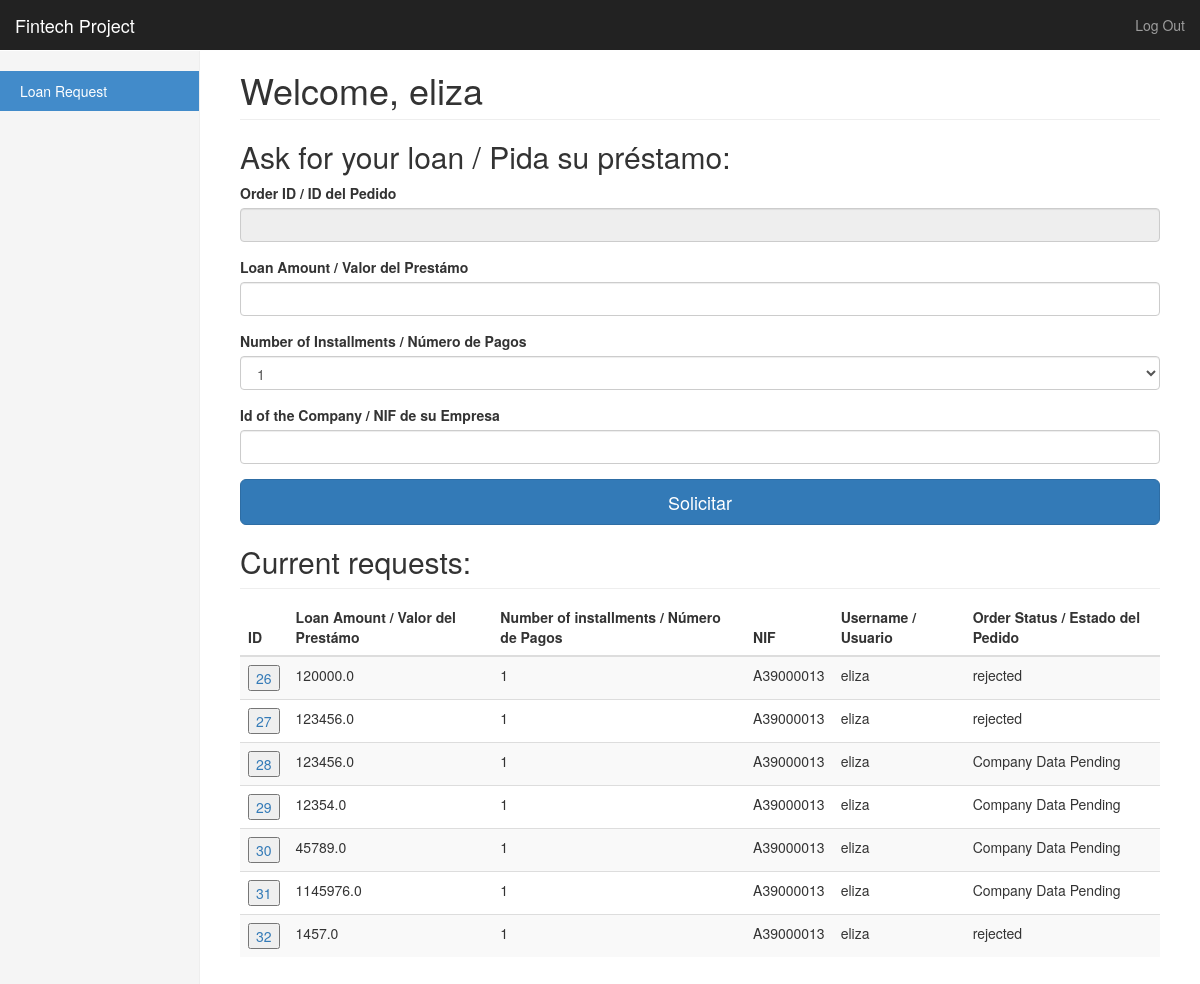
The page /loan (signed in) on the database its author committed.
### app.py (models this page shows)
class User(UserMixin, db.Model):
    id = db.Column(db.Integer, primary_key=True)
    username = db.Column(db.String(15), unique=True)
    email = db.Column(db.String(50), unique=True)
    password = db.Column(db.String(80))
    profile = db.Column(db.String(80), default='customer')

class Loan(UserMixin, db.Model):
    id = db.Column(db.Integer, primary_key=True)
    loan_amount = db.Column(db.Float())
    number_of_installments = db.Column(db.Integer())
    username = db.Column(db.String(15))
    nif = db.Column(db.String(9))
    status = db.Column(db.String(15))
    monthly_payment = db.Column(db.Float())

### app.py (the view, shortened to what this page needs)
@app.route('/loan', methods=['GET', 'POST'])
@login_required
def loan():
    form = LoanForm()
    message = ''
    order_history = Loan.query.filter_by(username=current_user.username)
    return render_template('loan.html', form=form, \
                           rows=order_history, \
                           message=message, \
                           name=current_user.username)

### app.py
class LoanForm(FlaskForm):
    rowid = StringField('Order ID / ID del Pedido')
    loan_amount = MyFloatField('Loan Amount / Valor del Prestámo ', validators=[InputRequired()])
    number_of_installments = SelectField('Number of Installments / Número de Pagos', choices=[('1', '1'), ('2', '2'), ('3', '3'), ('4', '4'),('5', '5'), ('6', '6'), ('7', '7'), ('8', '8')])
    nif = StringField('Id of the Company / NIF de su Empresa', validators=[InputRequired(), Length(min=9, max=9)],default='')

### app.py (called while the page is built)
@login_manager.user_loader
def load_user(user_id):
    return User.query.get(int(user_id))

### templates/loan.html (shortened to what this page needs)
{% extends "bootstrap/base.html" %}
{% import "bootstrap/wtf.html" as wtf %}
{% block styles %}
{{super()}}
<link rel="stylesheet" href="{{url_for('.static', filename='dashboard.css')}}">
{% endblock %}
{% block content %}
    <nav class="navbar navbar-inverse navbar-fixed-top">
      <div class="container-fluid">
        <div class="navbar-header">
          <a class="navbar-brand" href="#">Fintech Project</a>
        </div>
        <div id="navbar" class="navbar-collapse collapse">
          <ul class="nav navbar-nav navbar-right">
            <li><a href="{{ url_for('logout') }}">Log Out</a></li>
          </ul>
        </div>
      </div>
    </nav>
    <div class="container-fluid">
      <div class="row">
        <div class="col-sm-3 col-md-2 sidebar">
          <ul class="nav nav-sidebar">
            <li class="active"><a href="/loan">Loan Request<span class="sr-only">(current)</span></a></li>
          </ul>
        </div>
        <div class="col-sm-9 col-sm-offset-3 col-md-10 col-md-offset-2 main">
          <h1 class="page-header">Welcome, {{ name }}</h1>
          {% if message =='' %}
              <form class="form-signin" method="POST" action="/loan">
                <h2 class="form-signin-heading">Ask for your loan / Pida su préstamo:</h2>
                {{ wtf.form_field(form.rowid,readonly="readonly") }}
                {{ wtf.form_field(form.loan_amount) }}
                {{ wtf.form_field(form.number_of_installments) }}
                {{ wtf.form_field(form.nif) }}
                <button class="btn btn-lg btn-primary btn-block" type="submit">Solicitar</button>
              </form>
           {% else %}
              <h2> {{ message }} </h2>
           {% endif %}
           <h2 class="sub-header">Current requests:</h2>
           <div class="table-responsive">
            <table id="myTable" class="table table-striped">
              <thead>
                <tr>
                  <th>ID</th>
                  <th>Loan Amount / Valor del Prestámo</th>
                  <th>Number of installments / Número de Pagos</th>
                  <th>NIF</th>
                  <th>Username / Usuario</th>
                  <th>Order Status / Estado del Pedido</th>
                </tr>
              </thead>
              <tbody>
                {% for row in rows %}
                <tr>
                    <td> <a><form action="/loan" method="POST">
                         <input type="submit" value={{ row.id }}>
                    </form> </a></td>
                    <td> {{ row.loan_amount }}</td>
                    <td> {{ row.number_of_installments }} </td>
                    <td> {{ row.nif }} </td>
                    <td> {{ row.username }} </td>
                    <td> {{ row.status }} </td>
                </tr>
                {% endfor %}
              </tbody>
            </table>
          </div>
        </div>
      </div>
    </div>
{% endblock %}

### static/dashboard.css (style rules this page uses)
body { padding-top: 50px; }
.sub-header { padding-bottom: 10px; border-bottom: 1px solid #eee; }
.navbar-fixed-top { border: 0; }
.sidebar { display: none; }
@media (min-width: 768px) { .sidebar { position: fixed; top: 51px; bottom: 0; left: 0; z-index: 1000; display: block; padding: 20px; overflow-x: hidden; overflow-y: auto; background-color: #f5f5f5; border-right: 1px solid #eee; } }
.nav-sidebar { margin-right: -21px; margin-bottom: 20px; margin-left: -20px; }
.nav-sidebar > li > a { padding-right: 20px; padding-left: 20px; }
.nav-sidebar > .active > a, .nav-sidebar > .active > a:hover, .nav-sidebar > .active > a:focus { color: #fff; background-color: #428bca; }
.main { padding: 20px; }
@media (min-width: 768px) { .main { padding-right: 40px; padding-left: 40px; } }
.main .page-header { margin-top: 0; }

### rows shown on the page
User: username "eliza"
Loan: id "26", loan_amount "120000.0", number_of_installments "1", nif "A39000013", username "eliza", status "rejected"
Loan: id "27", loan_amount "123456.0", number_of_installments "1", nif "A39000013", username "eliza", status "rejected"
Loan: id "28", loan_amount "123456.0", number_of_installments "1", nif "A39000013", username "eliza", status "Company Data Pending"
Loan: id "29", loan_amount "12354.0", number_of_installments "1", nif "A39000013", username "eliza", status "Company Data Pending"
Loan: id "30", loan_amount "45789.0", number_of_installments "1", nif "A39000013", username "eliza", status "Company Data Pending"
Loan: id "31", loan_amount "1145976.0", number_of_installments "1", nif "A39000013", username "eliza", status "Company Data Pending"
Loan: id "32", loan_amount "1457.0", number_of_installments "1", nif "A39000013", username "eliza", status "rejected"
